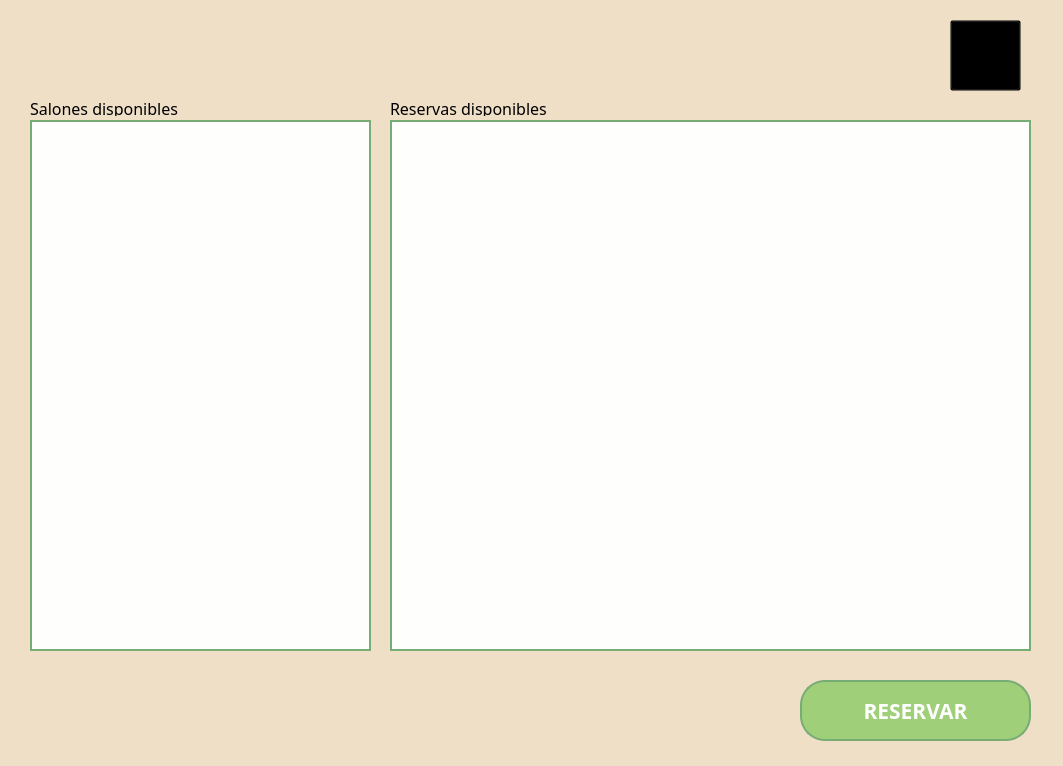
<?xml version="1.0" encoding="UTF-8"?>
<ui version="4.0">
 <class>JTA_MostrarReservas</class>
 <widget class="QMainWindow" name="JTA_MostrarReservas">
  <property name="geometry">
   <rect>
    <x>0</x>
    <y>0</y>
    <width>1063</width>
    <height>766</height>
   </rect>
  </property>
  <property name="minimumSize">
   <size>
    <width>1063</width>
    <height>766</height>
   </size>
  </property>
  <property name="maximumSize">
   <size>
    <width>1063</width>
    <height>766</height>
   </size>
  </property>
  <property name="windowTitle">
   <string>Gestión Hotelera - Hotel Brianda</string>
  </property>
  <property name="windowIcon">
   <iconset resource="../imagenes/imagenes.qrc">
    <normaloff>:/imagenes/icon.png</normaloff>:/imagenes/icon.png</iconset>
  </property>
  <widget class="QWidget" name="JTA_centralwidget">
   <property name="styleSheet">
    <string notr="true">QWidget {
    background-color: #f0dfc7;
}</string>
   </property>
   <widget class="QPushButton" name="JTA_pushButton_res">
    <property name="geometry">
     <rect>
      <x>800</x>
      <y>680</y>
      <width>231</width>
      <height>61</height>
     </rect>
    </property>
    <property name="font">
     <font>
      <family>Arial Rounded MT</family>
      <pointsize>16</pointsize>
      <bold>true</bold>
     </font>
    </property>
    <property name="toolTip">
     <string>&lt;html&gt;&lt;head/&gt;&lt;body&gt;&lt;p&gt;Crear o modificar reserva&lt;/p&gt;&lt;/body&gt;&lt;/html&gt;</string>
    </property>
    <property name="styleSheet">
     <string notr="true">QPushButton {
    border: 2px solid #78ac75;
    border-radius: 25px;
    background-color: #9fd079;
    color: white;
}

QPushButton:hover {
    background-color: #a4c59d;
}

QPushButton:pressed {
    background-color: #597354;
}

QPushButton:disabled {
    background-color: #7a8c68;
    color: #cccccc; 
    border: 2px solid #667556; 
}</string>
    </property>
    <property name="text">
     <string>RESERVAR</string>
    </property>
   </widget>
   <widget class="QTableWidget" name="JTA_tableWidget_res">
    <property name="geometry">
     <rect>
      <x>390</x>
      <y>120</y>
      <width>641</width>
      <height>531</height>
     </rect>
    </property>
    <property name="maximumSize">
     <size>
      <width>641</width>
      <height>531</height>
     </size>
    </property>
    <property name="font">
     <font>
      <family>Arial</family>
      <pointsize>12</pointsize>
     </font>
    </property>
    <property name="styleSheet">
     <string notr="true">border: 2px solid #78ac75;
background-color: #fefffd;</string>
    </property>
    <property name="horizontalScrollBarPolicy">
     <enum>Qt::ScrollBarPolicy::ScrollBarAlwaysOff</enum>
    </property>
    <property name="autoScroll">
     <bool>true</bool>
    </property>
    <property name="editTriggers">
     <set>QAbstractItemView::EditTrigger::NoEditTriggers</set>
    </property>
    <attribute name="horizontalHeaderVisible">
     <bool>false</bool>
    </attribute>
    <attribute name="verticalHeaderVisible">
     <bool>false</bool>
    </attribute>
   </widget>
   <widget class="QListWidget" name="JTA_listWidget_salones">
    <property name="geometry">
     <rect>
      <x>30</x>
      <y>120</y>
      <width>341</width>
      <height>531</height>
     </rect>
    </property>
    <property name="font">
     <font>
      <family>Arial</family>
      <pointsize>12</pointsize>
     </font>
    </property>
    <property name="styleSheet">
     <string notr="true">border: 2px solid #78ac75;
background-color: #fefffd;
</string>
    </property>
   </widget>
   <widget class="QPushButton" name="JTA_pushButton_refr">
    <property name="geometry">
     <rect>
      <x>950</x>
      <y>20</y>
      <width>71</width>
      <height>71</height>
     </rect>
    </property>
    <property name="font">
     <font>
      <pointsize>12</pointsize>
     </font>
    </property>
    <property name="toolTip">
     <string>&lt;html&gt;&lt;head/&gt;&lt;body&gt;&lt;p&gt;Actualizar las reservas disponibles&lt;/p&gt;&lt;/body&gt;&lt;/html&gt;</string>
    </property>
    <property name="styleSheet">
     <string notr="true">background-color: transparent;</string>
    </property>
    <property name="text">
     <string/>
    </property>
    <property name="icon">
     <iconset resource="../imagenes/imagenes.qrc">
      <normaloff>:/imagenes/refresh.png</normaloff>
      <normalon>refresh.png</normalon>:/imagenes/refresh.png</iconset>
    </property>
    <property name="iconSize">
     <size>
      <width>40</width>
      <height>40</height>
     </size>
    </property>
   </widget>
   <widget class="QLabel" name="JTA_label_1">
    <property name="geometry">
     <rect>
      <x>300</x>
      <y>-10</y>
      <width>511</width>
      <height>101</height>
     </rect>
    </property>
    <property name="font">
     <font>
      <family>Lucida Calligraphy</family>
      <pointsize>28</pointsize>
      <italic>true</italic>
     </font>
    </property>
    <property name="styleSheet">
     <string notr="true"/>
    </property>
    <property name="text">
     <string>&lt;html&gt;&lt;head/&gt;&lt;body&gt;&lt;p&gt;&lt;img src=&quot;:/imagenes/brianda.png&quot;/&gt;&lt;/p&gt;&lt;/body&gt;&lt;/html&gt;</string>
    </property>
    <property name="scaledContents">
     <bool>false</bool>
    </property>
   </widget>
   <widget class="QLabel" name="JTA_label_2">
    <property name="geometry">
     <rect>
      <x>30</x>
      <y>100</y>
      <width>171</width>
      <height>16</height>
     </rect>
    </property>
    <property name="font">
     <font>
      <family>Sitka</family>
      <pointsize>12</pointsize>
     </font>
    </property>
    <property name="text">
     <string>Salones disponibles</string>
    </property>
   </widget>
   <widget class="QLabel" name="JTA_label_3">
    <property name="geometry">
     <rect>
      <x>390</x>
      <y>100</y>
      <width>181</width>
      <height>16</height>
     </rect>
    </property>
    <property name="font">
     <font>
      <family>Sitka</family>
      <pointsize>12</pointsize>
     </font>
    </property>
    <property name="text">
     <string>Reservas disponibles</string>
    </property>
   </widget>
  </widget>
 </widget>
 <resources>
  <include location="../imagenes/imagenes.qrc"/>
 </resources>
 <connections/>
</ui>
